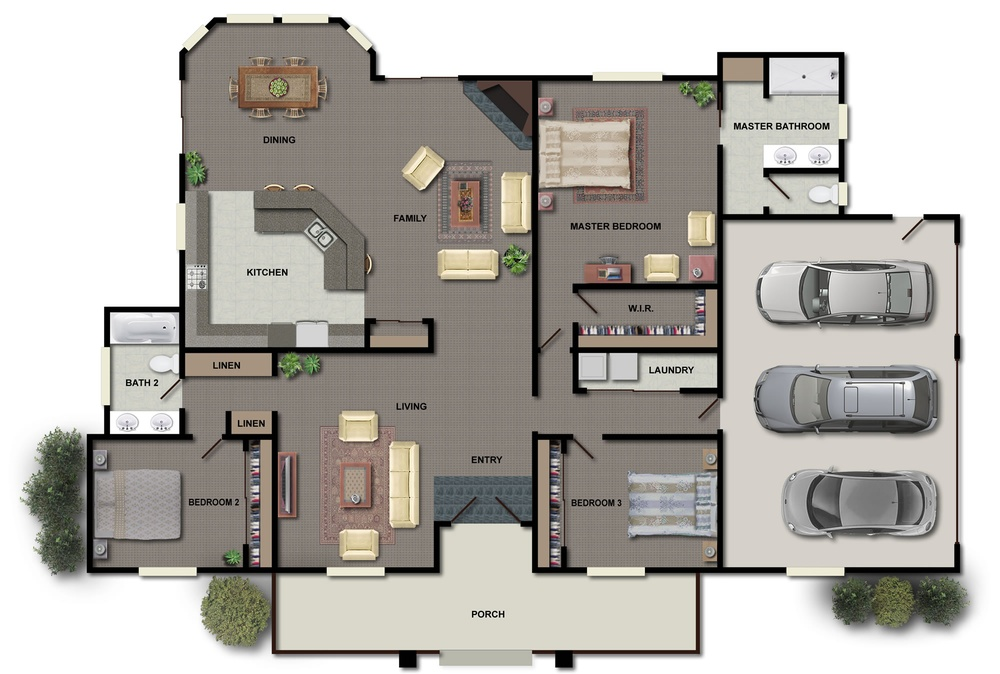
#> input picture images/FloorPlan13.jpg, 1000 x 674 px, shrunk from 2000 x 1347 before the run, found by its file name
$ python HoughLines.py   (older library calls are emulated)
#> lines starting #> are read from the running program, lines starting #| are printed output that depends on the picture; after the words box and inside, x2 and y2 are one past the last pixel; in counts of white or black regions, pixels touching at a corner belong together
import numpy as np
import cv2


def skeleton(img):
    size = np.size(img)
    skel = np.zeros(img.shape, np.uint8)
    element = cv2.getStructuringElement(cv2.MORPH_CROSS, (2, 2))
    done = False

    while not done:
        eroded = cv2.erode(img, element)
        temp = cv2.dilate(eroded, element)
        temp = cv2.subtract(img, temp)
        skel = cv2.bitwise_or(skel, temp)
        img = eroded.copy()

        zeros = size - cv2.countNonZero(img)
        if zeros == size:
            done = True

        return skel


def dist(vertex1, vertex2):
    distance = (sum(np.absolute(vertex1 - vertex2) ** 2)) ** .5
    return distance


cv2.destroyAllWindows()
img = cv2.imread('.\images\FloorPlan13.jpg')
#> img is the input picture: shape (674, 1000, 3); mean B, G, R 170.1, 175.7, 179
img1 = cv2.cvtColor(img, cv2.COLOR_BGR2GRAY)
ret, img2 = cv2.threshold(img1, 70, 255, cv2.THRESH_BINARY_INV)
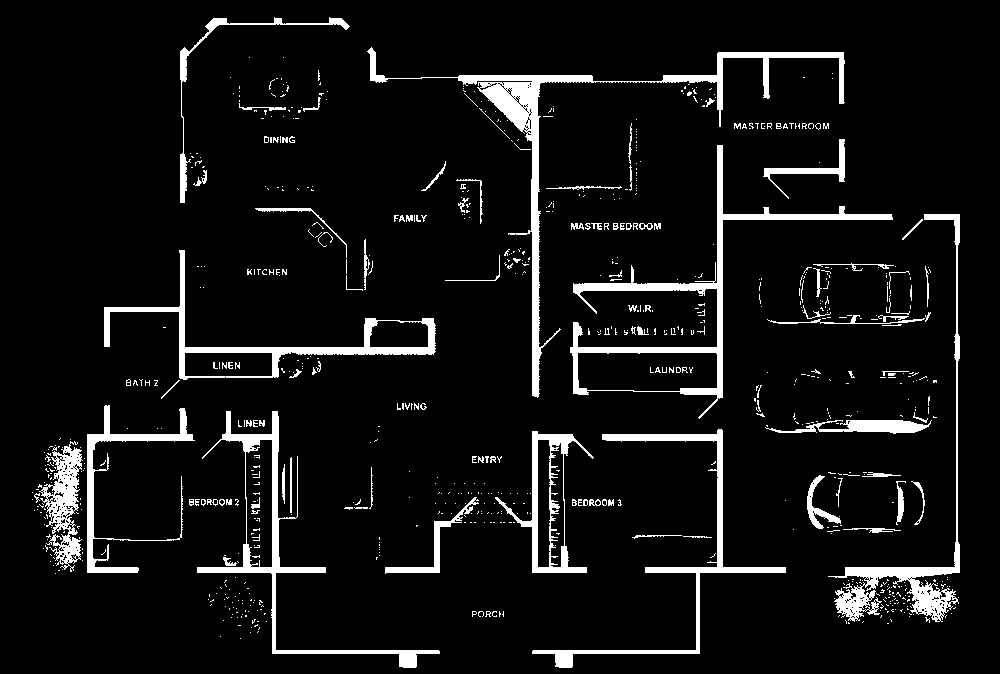
#> img2: shape (674, 1000); 7.3% white; 813 white regions (692 under 20 px), largest, box (x1, y1, x2, y2) and area: (367, 47, 845, 398) 7389, (570, 145, 893, 419) 5653, (828, 214, 960, 622) 4380

element = cv2.getStructuringElement(cv2.MORPH_RECT, (2, 2))

# Erosion to remove noise
img3 = cv2.erode(img2, element, iterations=1)
#> img3: shape (674, 1000); 4.9% white; 444 white regions (397 under 20 px), largest, box (x1, y1, x2, y2) and area: (571, 146, 893, 398) 4506, (459, 76, 594, 397) 3183, (105, 251, 435, 380) 3173

# Closing to fill small holes inside foreground
kernel = np.ones((5, 5), np.uint8)
img4 = cv2.morphologyEx(img3, cv2.MORPH_CLOSE, kernel)
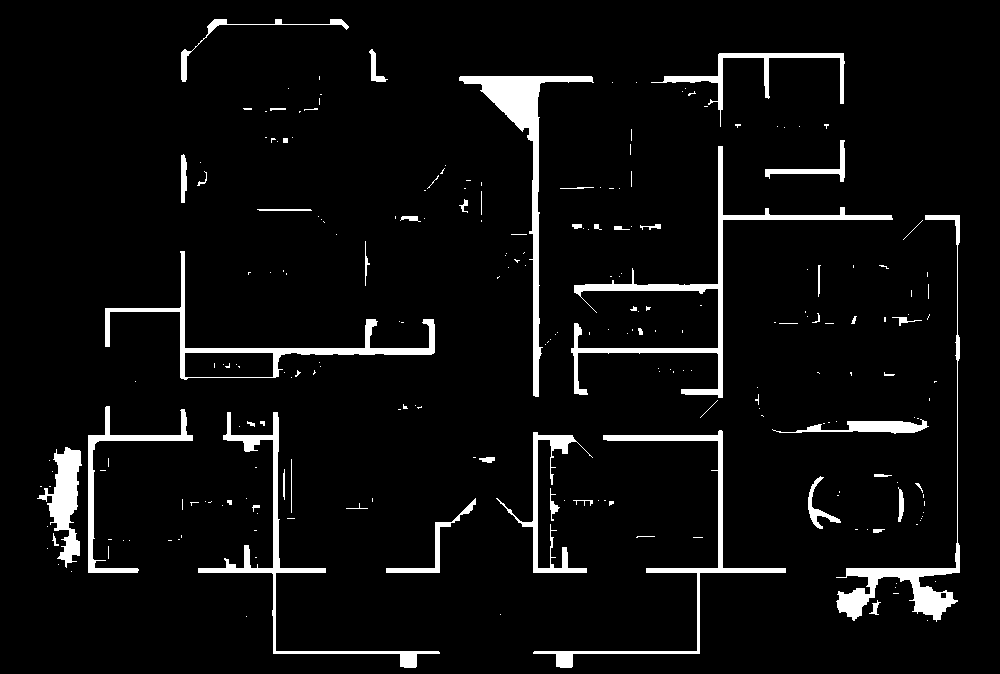
#> img4: shape (674, 1000); 5.4% white; 238 white regions (184 under 20 px)

img4_copy = img4

_, contours, hierarchy = cv2.findContours(img4, cv2.RETR_EXTERNAL, cv2.CHAIN_APPROX_SIMPLE)
#> contours = 233 contours, 200 with area under 20; largest, box (x1, y1, x2, y2) and area: (105, 251, 435, 380) 4784, (459, 76, 594, 397) 4108, (571, 146, 893, 398) 3668, (836, 215, 960, 622) 2983, (198, 412, 440, 668) 2544

for i in contours:
    area = cv2.contourArea(i)
    if 0.0 <= area < 100.0:
        cv2.drawContours(img4_copy, [i], 0, (0, 0, 0), -1)
    else:
        cv2.drawContours(img4_copy, [i], 0, (255, 0, 0), -1)
#> this loop made 233 passes
#> area on passes 4, 24, 49: 44, 22, 544
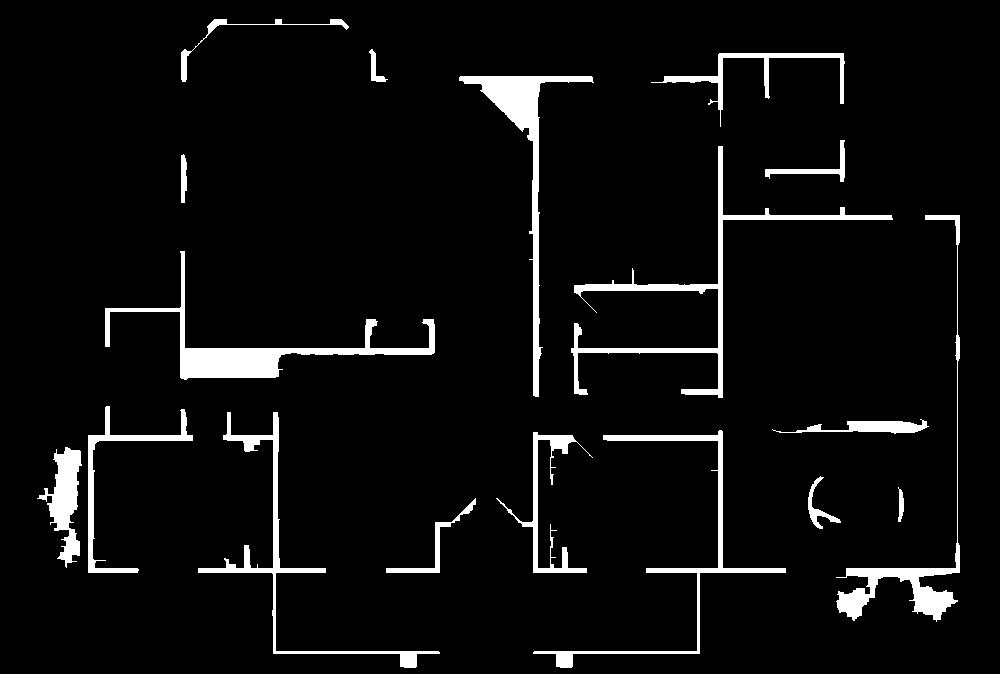
#> img4_copy: shape (674, 1000); 5.3% white; 18 white regions, largest, box (x1, y1, x2, y2) and area: (105, 251, 435, 380) 5338, (459, 76, 594, 397) 4551, (571, 146, 893, 398) 4541

cv2.imshow('img4_copy', img4_copy)
# Thin the image
kernel = np.ones((3, 3), np.uint8)
img5 = cv2.erode(img4_copy, kernel, iterations=2)
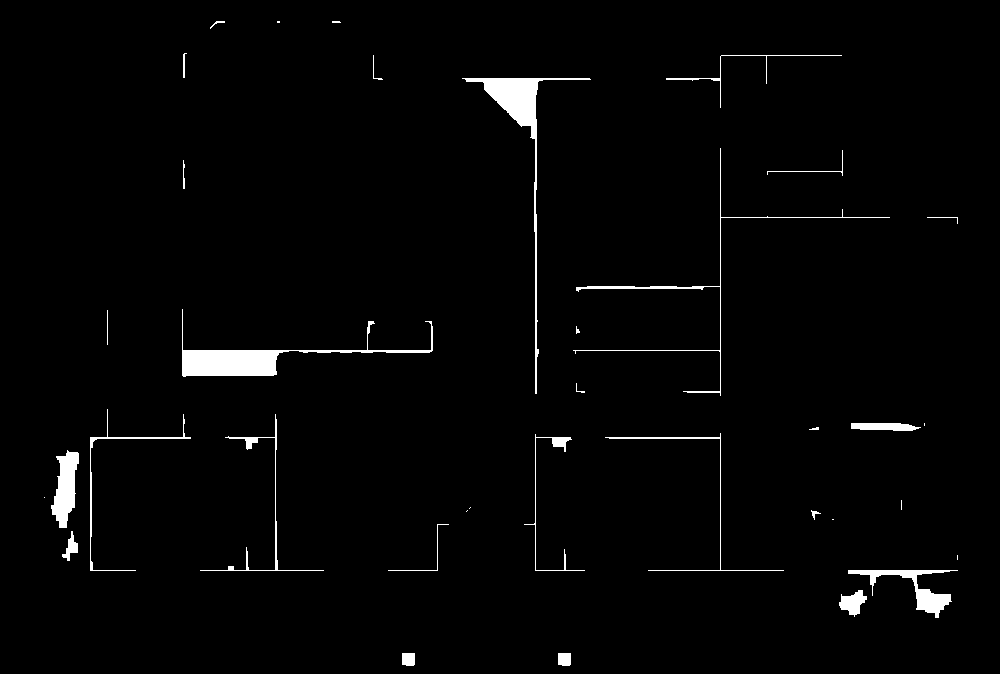
#> img5: shape (674, 1000); 2% white; 36 white regions (10 under 20 px), largest, box (x1, y1, x2, y2) and area: (182, 309, 433, 377) 3024, (462, 78, 591, 394) 2679, (51, 450, 79, 528) 1289

# Obtain image skeleton
img6 = skeleton(img5)
#> in skeleton, `size = np.size(img)`: size = 674000
#> in skeleton, `element = cv2.getStructuringElement(cv2.MORPH_CROSS, (2, 2))`: element = [[0, 1], [1, 1]]
#> the loop in skeleton, `while not done:` made 1 pass
#> zeros on pass 1: 664581
#> pass 1, in skeleton, `temp = cv2.subtract(img, temp)`:
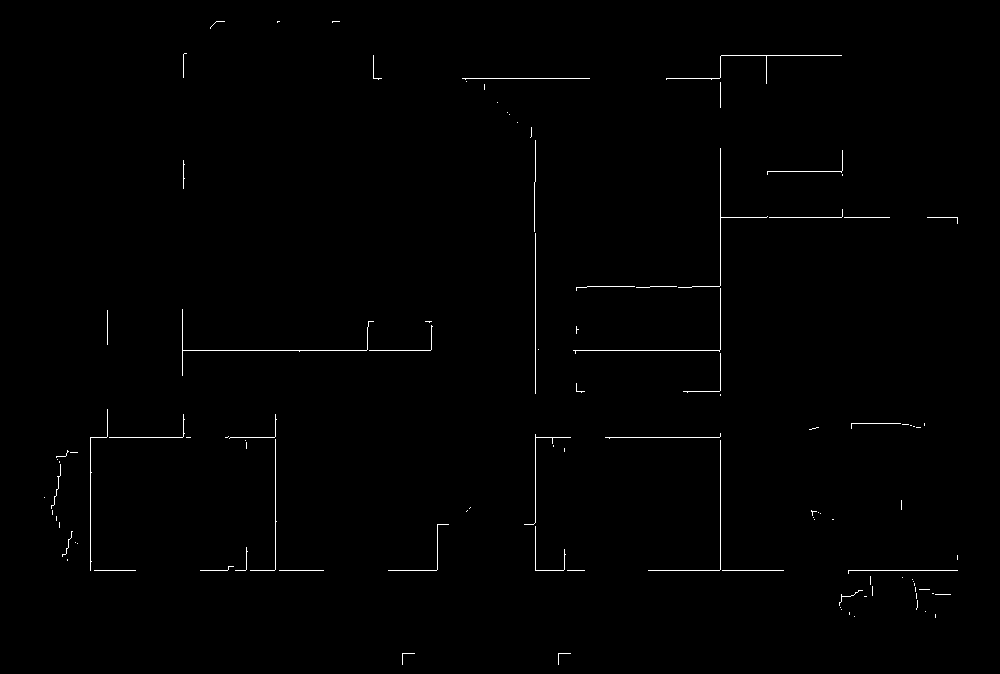
#> temp: shape (674, 1000); 0.61% white in thin lines or dots, all inside (x1, y1, x2, y2) = (44, 21, 958, 665)

cv2.imshow('img4', img4)
# cv2.imshow('img6', img6)

# Hough transform for line detection
minLineLength = 5
maxLineGap = 20
lines = cv2.HoughLinesP(img6, 1, np.pi / 90, 200, minLineLength, maxLineGap)
#> lines = [[535, 570, 563, 570], [648, 570, 719, 570], [720, 285, 720, 148], [573, 350, 719, 350], [535, 393, 535, 233], [109, 437, 182, 437], [722, 570, 783, 570], [250, 570, 274, 570], [848, 570, 957, 570], [720, 77, 720, 56]]
print('lines=', lines.shape)
#| lines= (10, 1, 4)
lines = lines[:, 0, :]

# Remove duplicate corners
vertices = np.vstack((lines[:, 0:2], lines[:, 2:4]))
#> vertices = 20 rows, first 8: [535, 570], [648, 570], [720, 285], [573, 350], [535, 393], [109, 437], [722, 570], [250, 570]

corners = np.array([])
corners = np.hstack((corners, vertices[0, :]))
#> corners = [535, 570]
corners = np.expand_dims(corners, axis=0)
#> corners = [[535, 570]]
print(corners.shape)
#| (1, 2)
for i in range(1, vertices.shape[0]):
    flag = 0
    for j in range(corners.shape[0]):
        vertex1 = vertices[i, :]
        vertex2 = corners[j, :]
        if dist(vertex1, vertex2) < 20:
            corners[j, :] = (vertex1 + vertex2) / 2
            flag = 1
            break

    if flag == 0:
        corners = np.vstack((corners, vertices[i, :]))
#> this loop made 19 passes
#> corners on passes 1 to 3: [[535, 570], [648, 570]], [[535, 570], [648, 570], [720, 285]], [[535, 570], [648, 570], [720, 285], [573, 350]]
#> after the loop, corners = 19 rows, first 8: [535, 570], [648, 570], [720, 285], [573, 350], [535, 393], [109, 437], [720.5, 570], [250, 570]

corners = np.round(corners)
#> corners = 19 rows, first 8: [535, 570], [648, 570], [720, 285], [573, 350], [535, 393], [109, 437], [720, 570], [250, 570]
corners = corners.astype(int)

walls = lines
#> walls has the same summary as lines
for i in range(lines.shape[0]):
    for j in range(corners.shape[0]):
        vertex1 = lines[i, 0:2]
        vertex2 = lines[i, 2:4]

        if dist(corners[j, :], vertex1) < 10:
            walls[i, 0:2] = corners[j, :]

        if dist(corners[j, :], vertex2) < 10:
            walls[i, 2:4] = corners[j, :]
#> after the loop, walls = [[535, 570, 563, 570], [648, 570, 720, 570], [720, 285, 720, 148], [573, 350, 719, 350], [535, 393, 535, 233], [109, 437, 182, 437], [720, 570, 783, 570], [250, 570, 274, 570], [848, 570, 957, 570], [720, 77, 720, 56]]

walls = np.round(walls)
walls = walls.astype(int)

print('walls=', walls.shape)
#| walls= (10, 4)
print(walls, '\n')
#| [[535 570 563 570]
#|  [648 570 720 570]
#|  [720 285 720 148]
#|  [573 350 719 350]
#|  [535 393 535 233]
#|  [109 437 182 437]
#> (further printed lines are left out)

print('corners=', corners.shape)
#| corners= (19, 2)
print(corners, '\n')
#> (printed output is left out)

# Show detected lines with coordinate reduction algorithm
for [x1, y1, x2, y2] in walls:
    cv2.line(img, (x1, y1), (x2, y2), (0, 0, 255), 2)
#> this loop made 10 passes

cv2.imshow('img', img)
cv2.imwrite('.\Output Images_Hough\FloorPlan13.jpg', img)
cv2.waitKey(0)

$ run again, with images/FloorPlan1.jpg copied over images/FloorPlan13.jpg
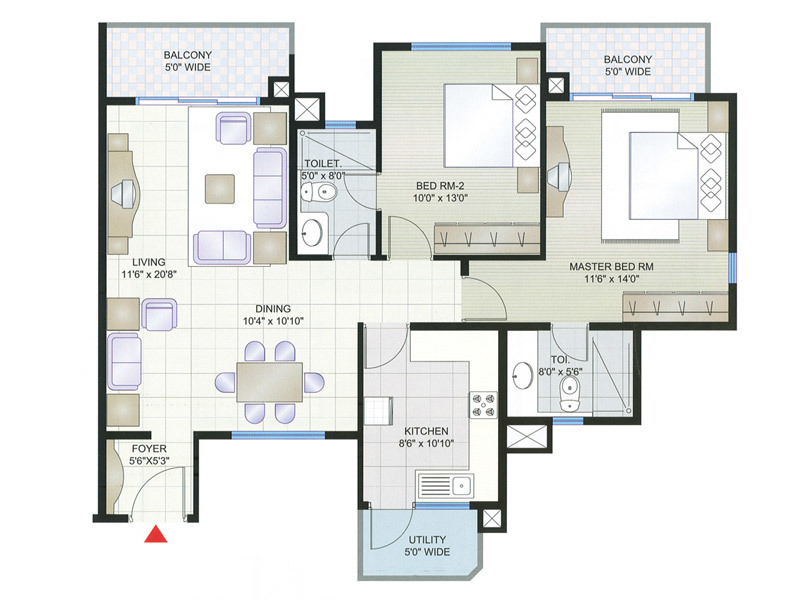
#> input picture images/FloorPlan1.jpg, 800 x 600 px, found by its file name
#> img is the input picture: shape (600, 800, 3); mean B, G, R 228.1, 230.1, 228.8
#> img2: shape (600, 800); 4.3% white; 255 white regions (245 under 20 px), largest, box (x1, y1, x2, y2) and area: (93, 23, 151, 522) 4352, (410, 322, 553, 533) 3622, (583, 283, 737, 425) 2544
#> img3: shape (600, 800); 3.6% white; 10 white regions, largest, box (x1, y1, x2, y2) and area: (94, 24, 151, 522) 3736, (411, 324, 553, 533) 3084, (585, 285, 736, 425) 2182
#> img4: shape (600, 800); 3.6% white; 10 white regions
#> contours = 10 contours; largest, box (x1, y1, x2, y2) and area: (411, 324, 553, 533) 4042, (94, 24, 151, 522) 3142, (261, 56, 332, 260) 2758, (585, 285, 736, 425) 1876, (435, 44, 569, 276) 1824
#> the loop `for i in contours:` made 10 passes
#> area on passes 1 to 8: 410, 4041.5, 745, 1876.5, 175, 1124.5, 2757.5, 1823.5
#> after the loop `for i in contours:`:
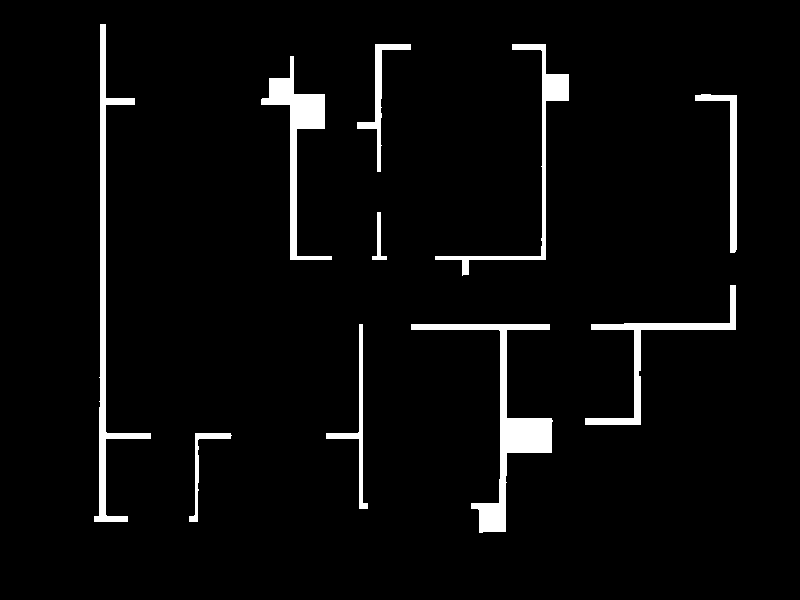
#> img4_copy: shape (600, 800); 4.1% white; 10 white regions, largest, box (x1, y1, x2, y2) and area: (411, 324, 553, 533) 4457, (94, 24, 151, 522) 3742, (261, 56, 332, 260) 3056
#> img5: shape (600, 800); 1.8% white; 14 white regions (3 under 20 px), largest, box (x1, y1, x2, y2) and area: (413, 326, 550, 530) 2782, (263, 80, 323, 258) 1860, (96, 26, 149, 520) 1332
#> size = 480000
#> element = [[0, 1], [1, 1]]
#> the loop in skeleton, `while not done:` made 1 pass
#> zeros on pass 1: 473558
#> pass 1, in skeleton, `temp = cv2.subtract(img, temp)`:
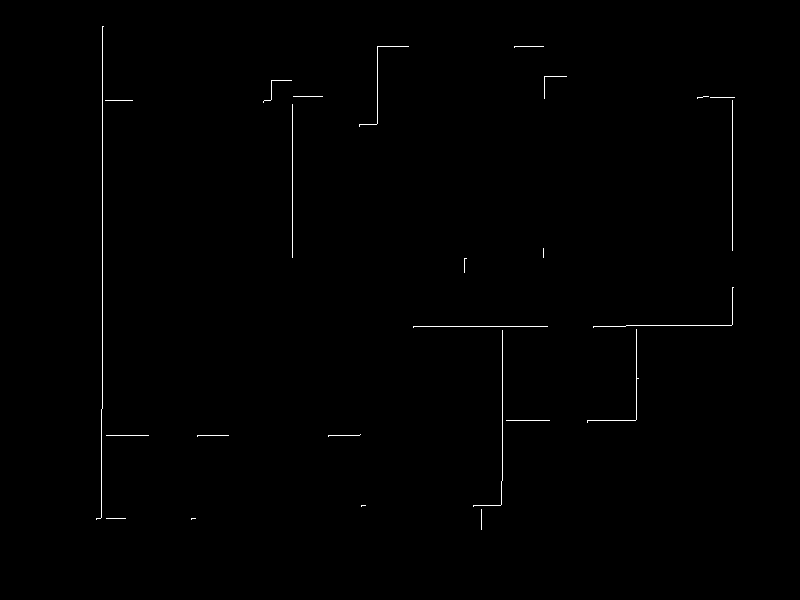
#> temp: shape (600, 800); 0.43% white in thin lines or dots, all inside (x1, y1, x2, y2) = (96, 26, 735, 530)
#> lines = [[102, 408, 102, 26]]
#| lines= (1, 1, 4)
#> vertices = [[102, 408], [102, 26]]
#> `corners = np.hstack((corners, vertices[0, :]))`: corners = [102, 408]
#> `corners = np.expand_dims(corners, axis=0)`: corners = [[102, 408]]
#| (1, 2)
#> the loop `for i in range(1, vertices.shape[0]):` made 1 pass
#> walls = [[102, 408, 102, 26]]
#| walls= (1, 4)
#| [[102 408 102  26]]
#| corners= (2, 2)
#| [[102 408]
#|  [102  26]]
#> the loop `for [x1, y1, x2, y2] in walls:` made 1 pass
